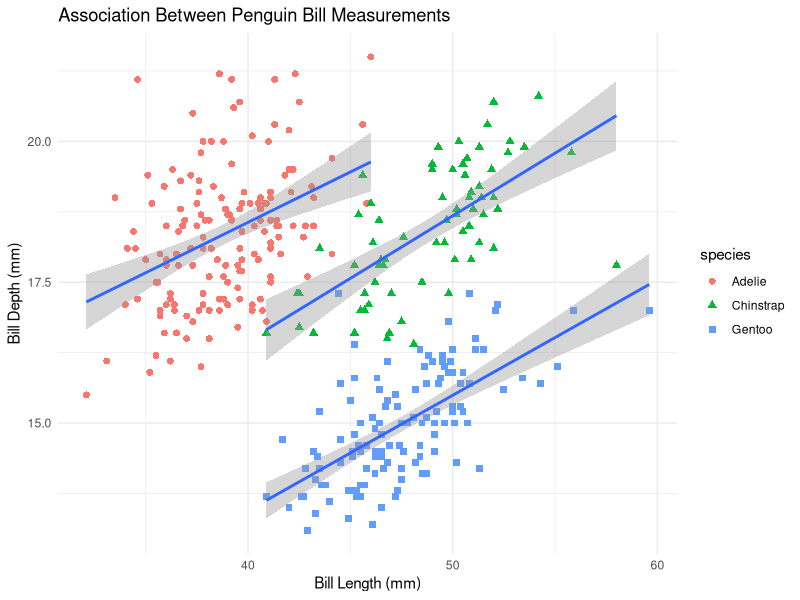

Generate this figure with R:
# Need ggplot2
library(ggplot2)
library(palmerpenguins)

penguin_gg <- ggplot(data = penguins, aes(x = bill_length_mm, y = bill_depth_mm)) +
  geom_point(aes(color = species, shape = species), size = 2) +
  labs(x = "Bill Length (mm)", y = "Bill Depth (mm)",
       title = "Association Between Penguin Bill Measurements") +
  geom_smooth(aes(group = species), method = "lm") +
  theme_minimal()
penguin_gg
